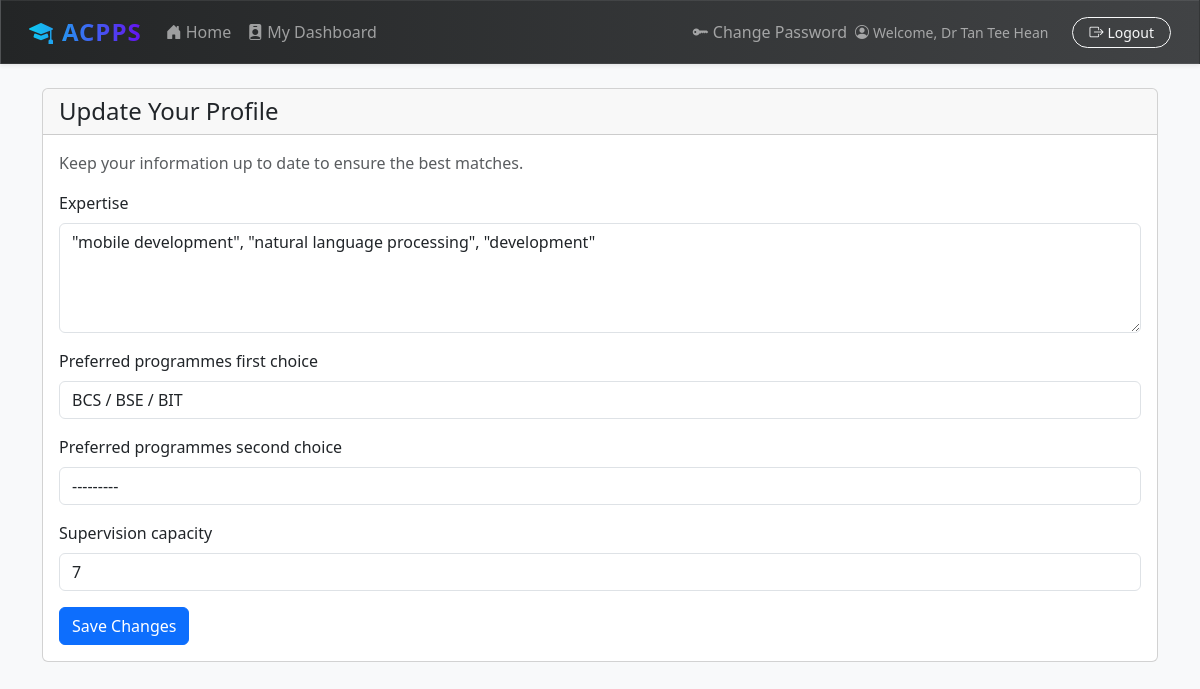
Page /dashboards/update-profile/ (signed in) on the committed database.
### users/models.py (models this page shows, shortened)
class User(AbstractBaseUser, PermissionsMixin):
    email = models.EmailField(unique=True)
    is_active = models.BooleanField(default=True)
    is_staff = models.BooleanField(default=False)
    date_joined = models.DateTimeField(default=timezone.now)
    full_name = models.CharField(max_length=255, blank=False, null=False)
    USER_TYPE_CHOICES = (
        ('student', 'Student'),
        ('supervisor', 'Supervisor'),
    )
    user_type = models.CharField(max_length=10, choices=USER_TYPE_CHOICES)
    objects = UserManager()
    USERNAME_FIELD = 'email'
    REQUIRED_FIELDS = ['user_type']

class SupervisorProfile(models.Model):
    user = models.OneToOneField(settings.AUTH_USER_MODEL, on_delete=models.CASCADE, primary_key=True)
    department = models.ForeignKey(Department, on_delete=models.SET_NULL, null=True, related_name='supervisors', blank=True)
    school = models.ForeignKey(School, on_delete=models.SET_NULL, null=True, related_name='supervisors', blank=True)
    expertise = models.TextField(blank=True, null=True)
    preferred_programmes_first_choice = models.ForeignKey(ProgrammePreferenceGroup, on_delete=models.SET_NULL, null=True, related_name='supervisors_first_choice', blank=True)
    preferred_programmes_second_choice = models.ForeignKey(ProgrammePreferenceGroup, on_delete=models.SET_NULL, null=True, related_name='supervisors_second_choice', blank=True)
    supervision_capacity = models.PositiveIntegerField(default=0)
    standardised_expertise = models.ManyToManyField(StandardisedTopic, blank=True, related_name='supervisors')
    accepting_students = models.BooleanField(default=True)
    EXPERTISE_MAX_LENGTH = 1023

### dashboards/views.py (the view, shortened to what this page needs)
# urls.py: path('update-profile/', UpdateProfileView.as_view(), name='update_profile'),
@method_decorator(login_required, name='dispatch')
class UpdateProfileView(View):
    template_name = 'dashboard/update_profile.html'
    def get_form_and_instance(self, user):
        if hasattr(user, 'supervisorprofile'):
            return SupervisorProfileForm, user.supervisorprofile
        elif hasattr(user, 'studentprofile'):
            return StudentProfileForm, user.studentprofile
        return None, None
    def get(self, request, *args, **kwargs):
        user = request.user
        form_class, instance = self.get_form_and_instance(user)
        if not form_class:
            messages.error(request, "You do not have a profile that can be updated.")
            return redirect('home')
        form = form_class(instance=instance)
        return render(request, self.template_name, {'form': form})

### users/forms.py
class SupervisorProfileForm(forms.ModelForm):
    class Meta:
        model = SupervisorProfile
        fields = [
            'expertise',
            'preferred_programmes_first_choice',
            'preferred_programmes_second_choice',
            'supervision_capacity',
        ]
        widgets = {
            'expertise': forms.Textarea(attrs={'rows': 4, 'placeholder': 'Comma-separated keywords for matching, e.g., "AI", "NLP", "Computer Vision"', 'maxlength': SupervisorProfile.EXPERTISE_MAX_LENGTH }),
        }
    def __init__(self, *args, **kwargs):
        super().__init__(*args, **kwargs)
        self.fields['preferred_programmes_first_choice'].queryset = ProgrammePreferenceGroup.objects.all().order_by('name')
        self.fields['preferred_programmes_second_choice'].queryset = ProgrammePreferenceGroup.objects.all().order_by('name')

### academics/models.py (called while the page is built)
    def __str__(self):
        return f"{self.name}"

### templates/dashboard/update_profile.html (shortened to what this page needs)
{% extends "base.html" %}
{% load widget_tweaks %}
{% block content %}
<div class="card">
  <div class="card-header">
    <h2 class="mb-0">Update Your Profile</h2>
  </div>
  <div class="card-body">
    <p class="card-text text-muted">Keep your information up to date to ensure the best matches.</p>
    <form method="post" novalidate>
      {% for field in form %}
        <div class="mb-3">
          <label for="{{ field.id_for_label }}" class="form-label">{{ field.label }}</label>
          {% if field.errors %}
            {% render_field field class="form-control is-invalid" %}
            <div class="invalid-feedback">
              {% for error in field.errors %}
                {{ error }}
              {% endfor %}
            </div>
          {% else %}
            {% render_field field class="form-control" %}
          {% endif %}
        </div>
      {% endfor %}
      <button type="submit" class="btn btn-primary">Save Changes</button>
    </form>
  </div>
</div>
{% endblock %}

### templates/base.html (shortened to what this page needs)
<!DOCTYPE html>
<html lang="en">
<head>
    <link href="https://cdn.jsdelivr.net/npm/bootstrap@5.3.3/dist/css/bootstrap.min.css" rel="stylesheet">
    <link rel="stylesheet" href="https://cdn.jsdelivr.net/npm/bootstrap-icons@1.11.3/font/bootstrap-icons.min.css">
</head>
<body>
    <nav class="navbar navbar-expand-lg navbar-dark navbar-custom shadow-sm mb-4 px-3" style="backdrop-filter: blur(8px); border: 1px solid rgba(255,255,255,0.08);">
        <div class="container-fluid">
            <a class="navbar-brand fw-bold fs-4 text-gradient" href="{% url 'home' %}" style="letter-spacing:1px;">
                <i class="bi bi-mortarboard-fill me-2"></i>ACPPS
            </a>
            <div class="collapse navbar-collapse" id="navbarNav">
                <ul class="navbar-nav me-auto mb-2 mb-lg-0">
                    <li class="nav-item">
                        <a class="nav-link {% if request.resolver_match.url_name == 'home' %}active{% endif %}" href="{% url 'home' %}">
                            <i class="bi bi-house-door-fill me-1"></i>Home
                        </a>
                    </li>
                    {% if user.is_authenticated %}
                        {% if user.is_superuser %}
                            <li class="nav-item"><a class="nav-link" href="{% url 'student_dashboard' %}"><i class="bi bi-person-lines-fill me-1"></i>Student DB</a></li>
                            <li class="nav-item"><a class="nav-link" href="{% url 'supervisor_dashboard' %}"><i class="bi bi-person-badge-fill me-1"></i>Supervisor DB</a></li>
                            <li class="nav-item"><a class="nav-link" href="{% url 'coordinator_dashboard' %}"><i class="bi bi-diagram-3-fill me-1"></i>Coordinator DB</a></li>
                            <li class="nav-item"><a class="nav-link" href="{% url 'academics:dashboard' %}"><i class="bi bi-journal-bookmark-fill me-1"></i>Academics DB</a></li>
                        {% elif user.user_type == 'student' %}
                            <li class="nav-item"><a class="nav-link" href="{% url 'student_dashboard' %}"><i class="bi bi-person-circle me-1"></i>My Dashboard</a></li>
                        {% elif user.user_type == 'supervisor' %}
                            <li class="nav-item"><a class="nav-link" href="{% url 'supervisor_dashboard' %}"><i class="bi bi-person-badge-fill me-1"></i>My Dashboard</a></li>
                        {% endif %}
                    {% endif %}
                </ul>
                <div class="navbar-nav ms-auto align-items-center">
                    {% if user.is_authenticated %}
                        <li class="nav-item">
                            <a class="nav-link" href="{% url 'password_change' %}">
                                <i class="bi bi-key-fill me-1"></i>Change Password
                            </a>
                        </li>
                        <span class="navbar-text me-3 small" style="font-weight:500;">
                            <i class="bi bi-person-circle me-1"></i>Welcome, {{ user.full_name }}
                        </span>
                        <form class="d-flex" action="{% url 'logout' %}" method="post">
                            <button type="submit" class="btn btn-outline-light btn-sm px-3 rounded-pill ms-2" style="transition:background 0.2s;">
                                <i class="bi bi-box-arrow-right me-1"></i>Logout
                            </button>
                        </form>
                    {% else %}
                        <a href="{% url 'login' %}" class="btn btn-outline-light rounded-pill px-4 ms-2">Login</a>
                    {% endif %}
                </div>
            </div>
        </div>
    </nav>
    <main class="container">
        {% block content %}
        {% endblock %}
    </main>
</body>
</html>

### templates/base.html (style rules this page uses)
body { background-color: #f8f9fa; }
.card-header h2 { font-size: 1.5rem; }
.text-gradient { background: linear-gradient(90deg, #0dcaf0 0%, #6610f2 100%); -webkit-background-clip: text; -webkit-text-fill-color: transparent; background-clip: text; }
.navbar-custom { background: linear-gradient(90deg, #232526 0%, #414345 100%); box-shadow: 0 4px 24px 0 rgba(0,0,0,0.10); border: 1px solid rgba(255,255,255,0.10); backdrop-filter: blur(8px); }
.navbar .nav-link { transition: color 0.2s, background 0.2s; }
.navbar .navbar-brand { letter-spacing: 1px; }

### rows in the picture
User: full_name "Dr Tan Tee Hean"
SupervisorProfile: expertise "\"mobile development\", \"natural language processing\", \"development\"" "BCS / BSE / BIT" "---------" "7"

### other values in the picture
{{ field.label }} "Expertise" "Preferred programmes first choice" "Preferred programmes second choice" "Supervision capacity"
